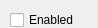
       <widget class="QWidget" name="page_5">
        <property name="geometry">
         <rect>
          <x>0</x>
          <y>0</y>
          <width>98</width>
          <height>28</height>
         </rect>
        </property>
        <attribute name="label">
         <string>On-off properties</string>
        </attribute>
        <widget class="QWidget" name="OnOffWidget" native="true">
         <property name="enabled">
          <bool>false</bool>
         </property>
         <property name="geometry">
          <rect>
           <x>10</x>
           <y>40</y>
           <width>481</width>
           <height>241</height>
          </rect>
         </property>
         <widget class="QLabel" name="label_20">
          <property name="geometry">
           <rect>
            <x>11</x>
            <y>30</y>
            <width>161</width>
            <height>35</height>
           </rect>
          </property>
          <property name="minimumSize">
           <size>
            <width>0</width>
            <height>35</height>
           </size>
          </property>
          <property name="text">
           <string>Start up time (hour)</string>
          </property>
         </widget>
         <widget class="QCheckBox" name="checkBox_6">
          <property name="geometry">
           <rect>
            <x>11</x>
            <y>10</y>
            <width>120</width>
            <height>20</height>
           </rect>
          </property>
          <property name="minimumSize">
           <size>
            <width>120</width>
            <height>0</height>
           </size>
          </property>
          <property name="text">
           <string>Hot start</string>
          </property>
         </widget>
         <widget class="QLineEdit" name="Ele_hot_time">
          <property name="geometry">
           <rect>
            <x>190</x>
            <y>30</y>
            <width>137</width>
            <height>35</height>
           </rect>
          </property>
          <property name="minimumSize">
           <size>
            <width>0</width>
            <height>35</height>
           </size>
          </property>
          <property name="toolTip">
           <string>&lt;html&gt;&lt;head/&gt;&lt;body&gt;&lt;p&gt;Hello world&lt;br/&gt;&lt;/p&gt;&lt;/body&gt;&lt;/html&gt;</string>
          </property>
          <property name="whatsThis">
           <string>&lt;html&gt;&lt;head/&gt;&lt;body&gt;&lt;p&gt;&lt;br/&gt;&lt;/p&gt;&lt;/body&gt;&lt;/html&gt;</string>
          </property>
          <property name="text">
           <string>0.1</string>
          </property>
         </widget>
         <widget class="QLabel" name="label_31">
          <property name="geometry">
           <rect>
            <x>11</x>
            <y>69</y>
            <width>98</width>
            <height>35</height>
           </rect>
          </property>
          <property name="minimumSize">
           <size>
            <width>0</width>
            <height>35</height>
           </size>
          </property>
          <property name="text">
           <string>Start up cost ($) </string>
          </property>
         </widget>
         <widget class="QLineEdit" name="Ele_hot_cost">
          <property name="geometry">
           <rect>
            <x>190</x>
            <y>70</y>
            <width>137</width>
            <height>35</height>
           </rect>
          </property>
          <property name="minimumSize">
           <size>
            <width>0</width>
            <height>35</height>
           </size>
          </property>
          <property name="text">
           <string>30</string>
          </property>
         </widget>
         <widget class="QCheckBox" name="checkBox_7">
          <property name="geometry">
           <rect>
            <x>11</x>
            <y>111</y>
            <width>120</width>
            <height>20</height>
           </rect>
          </property>
          <property name="minimumSize">
           <size>
            <width>120</width>
            <height>0</height>
           </size>
          </property>
          <property name="text">
           <string>Cold start</string>
          </property>
         </widget>
         <widget class="QLabel" name="label_32">
          <property name="geometry">
           <rect>
            <x>11</x>
            <y>138</y>
            <width>171</width>
            <height>35</height>
           </rect>
          </property>
          <property name="minimumSize">
           <size>
            <width>0</width>
            <height>35</height>
           </size>
          </property>
          <property name="text">
           <string>Start up time (hour)</string>
          </property>
         </widget>
         <widget class="QLineEdit" name="Ele_cold_time">
          <property name="geometry">
           <rect>
            <x>190</x>
            <y>138</y>
            <width>137</width>
            <height>35</height>
           </rect>
          </property>
          <property name="minimumSize">
           <size>
            <width>0</width>
            <height>35</height>
           </size>
          </property>
          <property name="text">
           <string>2</string>
          </property>
         </widget>
         <widget class="QLabel" name="label_33">
          <property name="geometry">
           <rect>
            <x>11</x>
            <y>180</y>
            <width>98</width>
            <height>35</height>
           </rect>
          </property>
          <property name="minimumSize">
           <size>
            <width>0</width>
            <height>35</height>
           </size>
          </property>
          <property name="text">
           <string>Start up cost ($) </string>
          </property>
         </widget>
         <widget class="QLineEdit" name="Ele_cold_cost">
          <property name="geometry">
           <rect>
            <x>190</x>
            <y>180</y>
            <width>137</width>
            <height>35</height>
           </rect>
          </property>
          <property name="minimumSize">
           <size>
            <width>0</width>
            <height>35</height>
           </size>
          </property>
          <property name="text">
           <string>100</string>
          </property>
         </widget>
        </widget>
        <widget class="QCheckBox" name="Ele_on_off">
         <property name="geometry">
          <rect>
           <x>10</x>
           <y>10</y>
           <width>81</width>
           <height>20</height>
          </rect>
         </property>
         <property name="text">
          <string>Enabled</string>
         </property>
        </widget>
       </widget>
